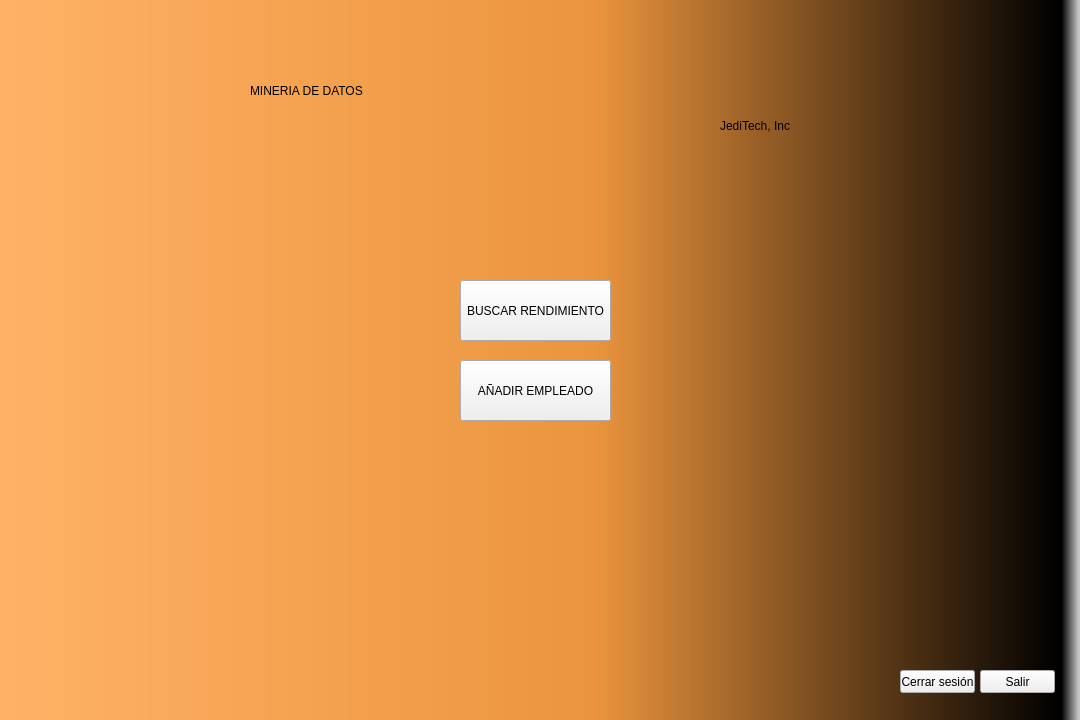
<?xml version="1.0" encoding="UTF-8"?>
<ui version="4.0">
 <class>MenuMain</class>
 <widget class="QMainWindow" name="MenuMain">
  <property name="geometry">
   <rect>
    <x>0</x>
    <y>0</y>
    <width>1080</width>
    <height>720</height>
   </rect>
  </property>
  <property name="minimumSize">
   <size>
    <width>0</width>
    <height>0</height>
   </size>
  </property>
  <property name="maximumSize">
   <size>
    <width>1920</width>
    <height>1080</height>
   </size>
  </property>
  <property name="windowTitle">
   <string>MDD - Menú principal</string>
  </property>
  <property name="styleSheet">
   <string notr="true">QWidget#centralwidget{
background-color: qlineargradient(spread:pad, x1:0, y1:0, x2:1, y2:0, stop:0 rgba(255, 178, 102, 255), stop:0.55 rgba(235, 148, 61, 255), stop:0.98 rgba(0, 0, 0, 255), stop:1 rgba(0, 0, 0, 0));}</string>
  </property>
  <widget class="QWidget" name="centralwidget">
   <widget class="QLabel" name="label">
    <property name="geometry">
     <rect>
      <x>250</x>
      <y>40</y>
      <width>571</width>
      <height>101</height>
     </rect>
    </property>
    <property name="styleSheet">
     <string notr="true">font: 50pt &quot;Bauhaus 93&quot;;</string>
    </property>
    <property name="text">
     <string>MINERIA DE DATOS</string>
    </property>
   </widget>
   <widget class="QLabel" name="label_2">
    <property name="geometry">
     <rect>
      <x>720</x>
      <y>100</y>
      <width>121</width>
      <height>51</height>
     </rect>
    </property>
    <property name="styleSheet">
     <string notr="true">font: 13pt &quot;Bell MT&quot;;</string>
    </property>
    <property name="text">
     <string>JediTech, Inc</string>
    </property>
   </widget>
   <widget class="QLabel" name="bienvenidoJefe">
    <property name="geometry">
     <rect>
      <x>320</x>
      <y>170</y>
      <width>421</width>
      <height>101</height>
     </rect>
    </property>
    <property name="styleSheet">
     <string notr="true">font: 20pt &quot;Bell MT&quot;;</string>
    </property>
    <property name="text">
     <string>&lt;html&gt;&lt;head/&gt;&lt;body&gt;&lt;p align=&quot;center&quot;&gt;&lt;br/&gt;&lt;/p&gt;&lt;/body&gt;&lt;/html&gt;</string>
    </property>
   </widget>
   <widget class="QPushButton" name="salir">
    <property name="geometry">
     <rect>
      <x>980</x>
      <y>670</y>
      <width>75</width>
      <height>23</height>
     </rect>
    </property>
    <property name="styleSheet">
     <string notr="true"/>
    </property>
    <property name="text">
     <string>Salir</string>
    </property>
   </widget>
   <widget class="QPushButton" name="cerrarSesion">
    <property name="geometry">
     <rect>
      <x>900</x>
      <y>670</y>
      <width>75</width>
      <height>23</height>
     </rect>
    </property>
    <property name="styleSheet">
     <string notr="true"/>
    </property>
    <property name="text">
     <string>Cerrar sesión</string>
    </property>
   </widget>
   <widget class="QPushButton" name="buscar">
    <property name="geometry">
     <rect>
      <x>460</x>
      <y>280</y>
      <width>151</width>
      <height>61</height>
     </rect>
    </property>
    <property name="text">
     <string>BUSCAR RENDIMIENTO</string>
    </property>
   </widget>
   <widget class="QPushButton" name="anadir">
    <property name="geometry">
     <rect>
      <x>460</x>
      <y>360</y>
      <width>151</width>
      <height>61</height>
     </rect>
    </property>
    <property name="text">
     <string>AÑADIR EMPLEADO</string>
    </property>
   </widget>
  </widget>
 </widget>
 <resources/>
 <connections/>
</ui>
